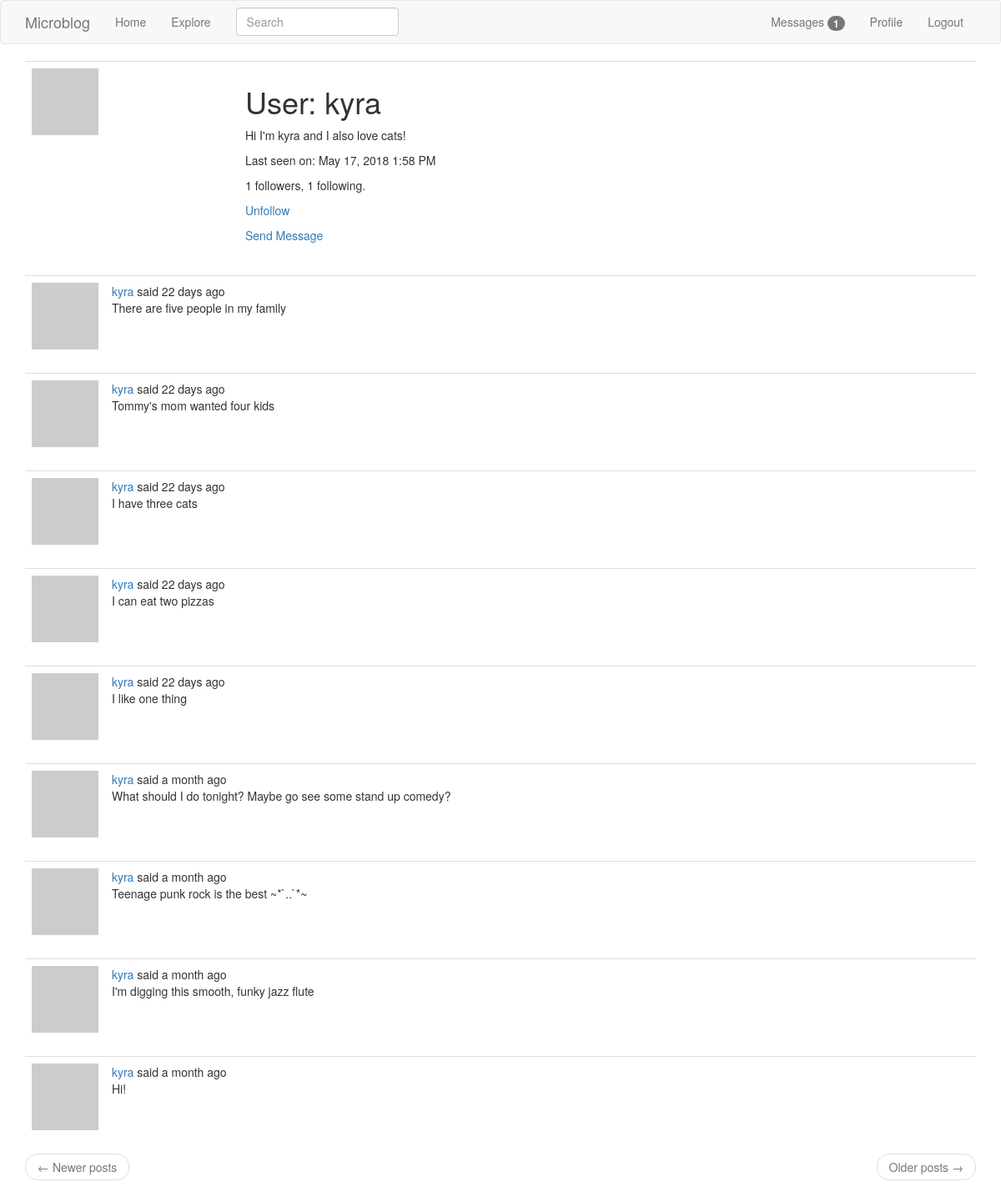
Page /user/kyra (signed in) on the committed database.
### app/models.py (models this page shows, shortened)
class User(UserMixin, db.Model):
    id = db.Column(db.Integer, primary_key=True)
    username = db.Column(db.String(64), index=True, unique=True)
    email = db.Column(db.String(120), index=True, unique=True)
    password_hash = db.Column(db.String(128))
    posts = db.relationship('Post', backref='author', lazy='dynamic')
    about_me = db.Column(db.String(140))
    last_seen = db.Column(db.DateTime, default=datetime.utcnow)
    followed = db.relationship(
        'User', secondary=followers,
        primaryjoin=(followers.c.follower_id == id),
        secondaryjoin=(followers.c.followed_id == id),
        backref=db.backref('followers', lazy='dynamic'), lazy='dynamic')
    messages_sent = db.relationship('Message', foreign_keys='Message.sender_id', backref='author', lazy='dynamic')
    messages_received = db.relationship(
        'Message', foreign_keys='Message.recipient_id', backref='recipient', lazy='dynamic')
    last_message_read_time = db.Column(db.DateTime)
    notifications = db.relationship('Notification', backref='user', lazy='dynamic')
    def avatar(self, size):
        digest = md5(self.email.lower().encode('utf-8')).hexdigest()
        return 'https://www.gravatar.com/avatar/{}?d=identicon&s={}'.format(
            digest, size)
    def is_following(self, user):
        return self.followed.filter(
            followers.c.followed_id == user.id).count() > 0
    def new_messages(self):
        last_read_time = self.last_message_read_time or datetime(1900, 1, 1)
        return Message.query.filter_by(recipient=self).filter(Message.timestamp > last_read_time).count()

class SearchableMixin():
    @classmethod
    def before_commit(cls, session):
        session._changes = {
            'add': [obj for obj in session.new if isinstance(obj, cls)],
            'update': [obj for obj in session.dirty if isinstance(obj, cls)],
            'delete': [obj for obj in session.deleted if isinstance(obj, cls)]
        }
    @classmethod
    def after_commit(cls, session):
        for obj in session._changes['add']:
            add_to_index(cls.__tablename__, obj)
        for obj in session._changes['update']:
            add_to_index(cls.__tablename__, obj)
        for obj in session._changes['delete']:
            remove_from_index(cls.__tablename__, obj)
        session._changes = None

class Post(SearchableMixin, db.Model):
    __searchable__=['body']
    id = db.Column(db.Integer, primary_key=True)
    body = db.Column(db.String(140))
    timestamp = db.Column(db.DateTime, index=True, default=datetime.utcnow)
    user_id = db.Column(db.Integer, db.ForeignKey('user.id'))

### app/main/routes.py (the view)
@bp.route('/user/<username>')
@login_required
def user(username):
    user = User.query.filter_by(username=username).first_or_404()
    page = request.args.get('page', 1, type=int)
    posts = user.posts.order_by(Post.timestamp.desc()).paginate(page, current_app.config['POSTS_PER_PAGE'], False)
    next_url = url_for('user', username=user.username, page=posts.next_num) \
        if posts.has_next else None
    prev_url = url_for('user', username=user.username, page=posts.prev_num) \
        if posts.has_prev else None
    return render_template('user.html', user=user, posts=posts.items, next_url=next_url, prev_url=prev_url)

### app/main/forms.py
class SearchForm(FlaskForm):
    q = StringField('Search', validators=[DataRequired()])
    def __init__(self, *args, **kwargs):
        if 'formdata' not in kwargs:
            kwargs['formdata'] = request.args
        if 'csrf_enabled' not in kwargs:
            kwargs['csrf_enabled'] = False
        super(SearchForm, self).__init__(*args, **kwargs)

### app/main/routes.py (called while the page is built)
@bp.before_request
def before_request():
    if current_user.is_authenticated:
        current_user.last_seen = datetime.utcnow()
        db.session.commit()
        g.search_form = SearchForm()

### app/models.py (called while the page is built)
@login.user_loader
def load_user(id):
    return User.query.get(int(id))

### app/templates/user.html
{% extends "base.html" %}
{% block app_content %}
<table class="table table-hover">
    <tr>
        <td width="256px">
            <img src="{{ user.avatar(256) }}">
        </td>
        <td>
            <h1>User: {{ user.username }}</h1>
            {% if user.about_me %}
                <p>{{ user.about_me }}</p>
            {% endif %}
            {% if user.last_seen %}
                <p>Last seen on: {{ moment(user.last_seen).format('LLL') }}</p>
            {% endif %}
            <p>{{ user.followers.count() }} followers, {{ user.followed.count() }} following.</p>
            {% if user == current_user %}
            <p>
                <a href="{{ url_for('main.edit_profile') }}">Edit your profile</a>
            </p>
            {% elif not current_user.is_following(user) %}
            <p>
                <a href="{{ url_for('main.follow', username=user.username) }}">Follow</a>
            </p>
            {% else %}
            <p>
                <a href="{{ url_for('main.unfollow', username=user.username) }}">Unfollow</a>
            </p>
            {% endif %}
            {% if user != current_user %}
            <p>
                <a href="{{ url_for('main.send_message', recipient=user.username) }}">Send Message</a>
            </p>
            {% endif %}
        </td>
    </tr>
</table>
{% for post in posts %}
    {% include '_post.html' %}
{% endfor %}
<nav aria-label="...">
    <ul class="pager">
        <li class="previous{% if not prev_url %} disabled{% endif %}">
            <a href="{{ prev_url or '#' }}">
                <span aria-hidden="true">&larr;</span> Newer posts
            </a>
        </li>
        <li class="next{% if not next_url %} disabled{% endif %}">
            <a href="{{ next_url or '#' }}">
                Older posts
                <span aria-hidden="true">&rarr;</span>
            </a>
        </li>
    </ul>
</nav>
{% endblock %}

### app/templates/_post.html (shortened to what this page needs)
<table class="table table-hover">
    <tr>
        <td width="70px">
            <a href="{{ url_for('main.user', username=post.author.username) }}">
                <img src="{{ post.author.avatar(70) }}" />
            </a>
        </td>
        <td>
            {{ _('%(username)s said %(when)s', username=user_link, when=moment(post.timestamp).fromNow()) }}
            <br>
            {{ post.body }}
        </td>
    </tr>
</table>

### rows in the picture
User: username "kyra", about_me "Hi I'm kyra and I also love cats!", last_seen "May 17, 2018 1:58 PM"
Post: body "There are five people in my family"
Post: body "Tommy's mom wanted four kids"
Post: body "I have three cats"
Post: body "I can eat two pizzas"
Post: body "I like one thing"
Post: body "What should I do tonight? Maybe go see some stand up comedy?"
Post: body "Teenage punk rock is the best ~*`..`*~"
Post: body "I'm digging this smooth, funky jazz flute"
Post: body "Hi!"

### other values in the picture
{{ new_messages }} "1"
{{ user.followers.count() }} "1"
{{ user.followed.count() }} "1"
